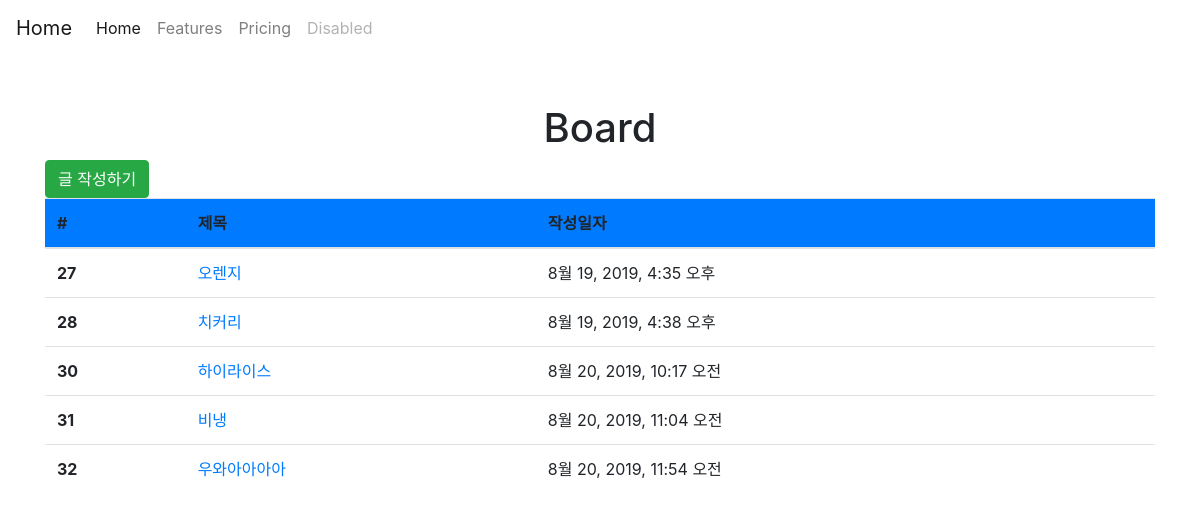
/articles/, run on an earlier commit of the app's database.
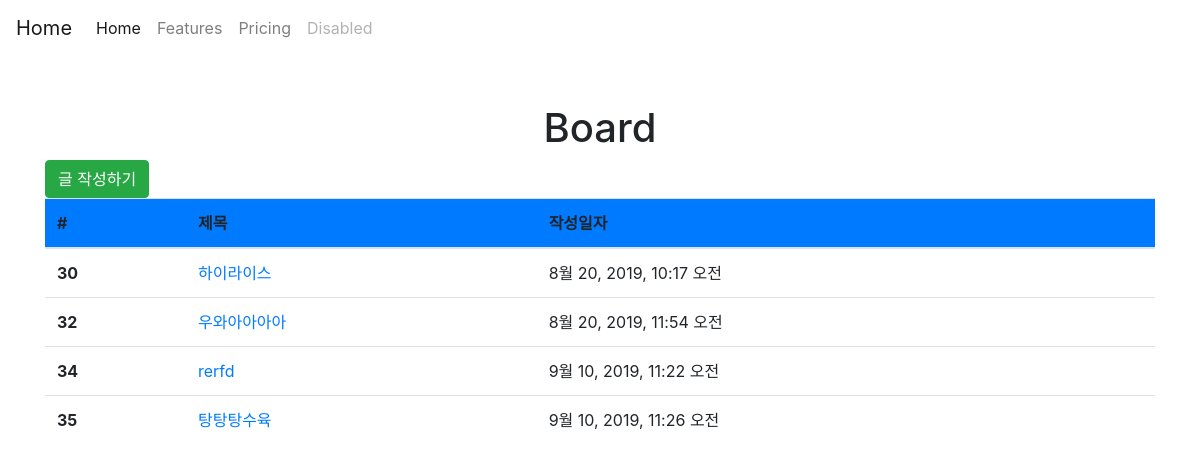
And on a later commit of the database.
### articles/models.py (models this page shows, shortened)
class Article(models.Model):
    title = models.CharField(max_length=10)
    content = models.TextField()
    created_at = models.DateTimeField(auto_now_add=True)
    updated_at = models.DateTimeField(auto_now=True)

### articles/views.py (the view)
# urls.py: path('', views.index, name='index'),
def index(request):
    articles = Article.objects.all()
    context = {
        'articles': articles,
    }
    return render(request, 'articles/index.html', context)

### articles/templates/articles/index.html (shortened to what this page needs)
{% extends 'articles/base.html' %}
{% block body %}
  <h1 class="text-center">Board</h1>
  <a href="{% url 'articles:create' %}" class="btn btn-success mb-20">글 작성하기</a>
  <table class="table table-muted">
  <thead class="thead-gray">
    <tr class="bg-primary">
      <th scope="col">#</th>
      <th scope="col">제목</th>
      <th scope="col">작성일자</th>
    </tr>
  </thead>
  <tbody class="mt-5">
    {% for article in articles %}
    <tr>
      <th scope="row">{{ article.id }}</th>
      <td><a href="{{ article.pk }}">{{ article.title }}</a></td>
      <td>{{ article.created_at }}</td>
    </tr>
    {% endfor %}
  </tbody>
</table>
{% endblock %}

### articles/templates/articles/base.html (shortened to what this page needs)
<!DOCTYPE html>
<html lang="ko">
<head>
  <link rel="stylesheet" href="https://stackpath.bootstrapcdn.com/bootstrap/4.3.1/css/bootstrap.min.css">
</head>
<body>
  <nav class="navbar navbar-expand-lg navbar-light bg-muted">
  <a class="navbar-brand" href="/articles">Home</a>
  <div class="collapse navbar-collapse" id="navbarNav">
    <ul class="navbar-nav">
      <li class="nav-item active">
        <a class="nav-link" href="#">Home <span class="sr-only">(current)</span></a>
      </li>
      <li class="nav-item">
        <a class="nav-link" href="#">Features</a>
      </li>
      <li class="nav-item">
        <a class="nav-link" href="#">Pricing</a>
      </li>
      <li class="nav-item">
        <a class="nav-link disabled" href="#" tabindex="-1" aria-disabled="true">Disabled</a>
      </li>
    </ul>
  </div>
</nav>
<div class="container mt-5">
  {% block body %}
  {% endblock %}
</div>
</body>
</html>

What changed in the data, as far as the page shows it:
removed Article: id "27", title "오렌지", created_at "8월 19, 2019, 4:35 오후"
removed Article: id "28", title "치커리", created_at "8월 19, 2019, 4:38 오후"
removed Article: id "31", title "비냉", created_at "8월 20, 2019, 11:04 오전"
added Article: id "34", title "rerfd", created_at "9월 10, 2019, 11:22 오전"
added Article: id "35", title "탕탕탕수육", created_at "9월 10, 2019, 11:26 오전"
